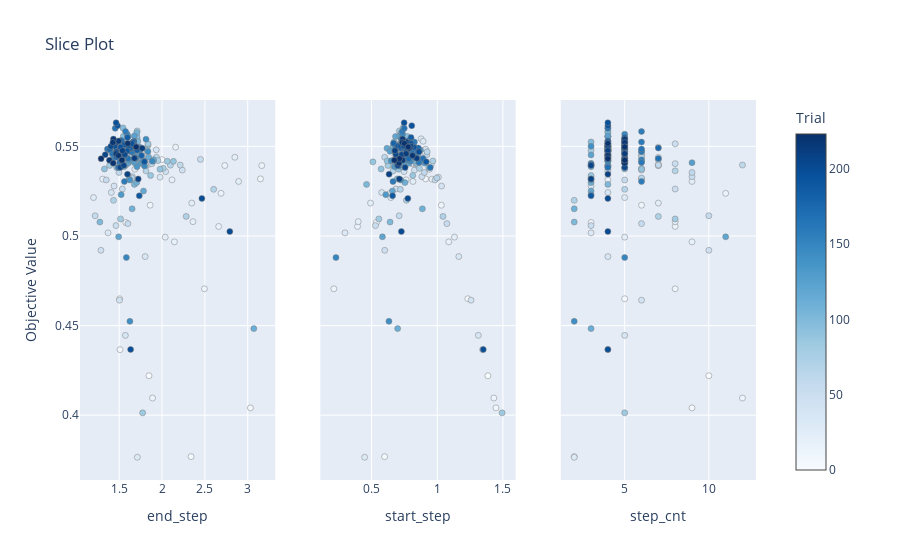

The code cell stored with this chart in its notebook:
### Code cell
optuna.visualization.plot_slice(study)

### Figure 1 — Plotly figure (JSON) as saved in the notebook; plotly's stock layout.template omitted (floating-point values rounded to 4 significant figures; data arrays with more than 128 entries replaced by an {"elided": "..."} marker saying what was removed)
{"data": [{"marker": {"color": {"elided": "222 int values"}, "colorbar": {"title": {"text": "Trial"}, "x": 1, "xpad": 40}, "colorscale": [[0, "rgb(247,251,255)"], [0.125, "rgb(222,235,247)"], [0.25, "rgb(198,219,239)"], [0.375, "rgb(158,202,225)"], [0.5, "rgb(107,174,214)"], [0.625, "rgb(66,146,198)"], [0.75, "rgb(33,113,181)"], [0.875, "rgb(8,81,156)"], [1, "rgb(8,48,107)"]], "line": {"color": "Grey", "width": 0.5}, "showscale": true}, "mode": "markers", "showlegend": false, "type": "scatter", "x": {"elided": "222 float values"}, "xaxis": "x", "y": {"elided": "222 float values"}, "yaxis": "y"}, {"marker": {"color": {"elided": "222 int values"}, "colorbar": {"title": {"text": "Trial"}, "x": 1, "xpad": 40}, "colorscale": [[0, "rgb(247,251,255)"], [0.125, "rgb(222,235,247)"], [0.25, "rgb(198,219,239)"], [0.375, "rgb(158,202,225)"], [0.5, "rgb(107,174,214)"], [0.625, "rgb(66,146,198)"], [0.75, "rgb(33,113,181)"], [0.875, "rgb(8,81,156)"], [1, "rgb(8,48,107)"]], "line": {"color": "Grey", "width": 0.5}, "showscale": false}, "mode": "markers", "showlegend": false, "type": "scatter", "x": {"elided": "222 float values"}, "xaxis": "x2", "y": {"elided": "222 float values"}, "yaxis": "y2"}, {"marker": {"color": {"elided": "222 int values"}, "colorbar": {"title": {"text": "Trial"}, "x": 1, "xpad": 40}, "colorscale": [[0, "rgb(247,251,255)"], [0.125, "rgb(222,235,247)"], [0.25, "rgb(198,219,239)"], [0.375, "rgb(158,202,225)"], [0.5, "rgb(107,174,214)"], [0.625, "rgb(66,146,198)"], [0.75, "rgb(33,113,181)"], [0.875, "rgb(8,81,156)"], [1, "rgb(8,48,107)"]], "line": {"color": "Grey", "width": 0.5}, "showscale": false}, "mode": "markers", "showlegend": false, "type": "scatter", "x": {"elided": "222 int values"}, "xaxis": "x3", "y": {"elided": "222 float values"}, "yaxis": "y3"}], "layout": {"title": {"text": "Slice Plot"}, "xaxis": {"anchor": "y", "domain": [0, 0.2889], "title": {"text": "end_step"}}, "xaxis2": {"anchor": "y2", "domain": [0.3556, 0.6444], "title": {"text": "start_step"}}, "xaxis3": {"anchor": "y3", "domain": [0.7111, 1], "title": {"text": "step_cnt"}}, "yaxis": {"anchor": "x", "domain": [0, 1], "title": {"text": "Objective Value"}}, "yaxis2": {"anchor": "x2", "domain": [0, 1], "matches": "y", "showticklabels": false}, "yaxis3": {"anchor": "x3", "domain": [0, 1], "matches": "y", "showticklabels": false}}}
